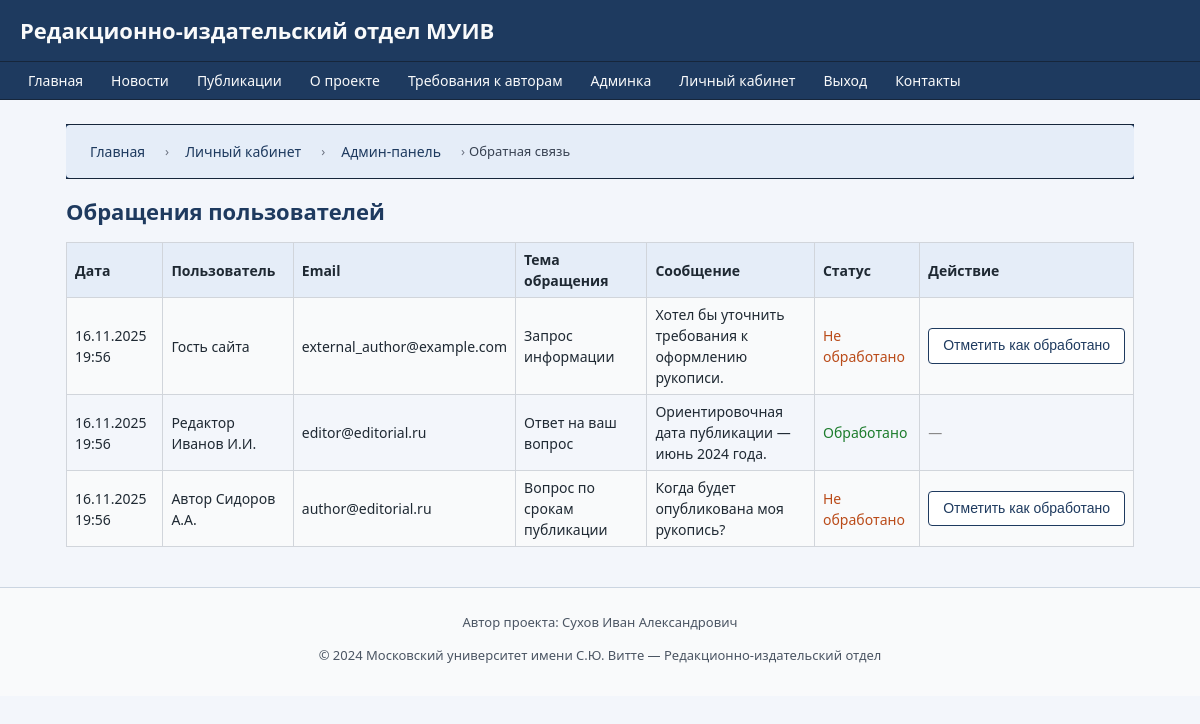
Screenshot of /admin/contacts (signed in) with the database file from the repository.
### models.py (models this page shows)
class Message(db.Model):
    __tablename__ = 'messages'
    id = db.Column(db.Integer, primary_key=True)
    sender_id = db.Column(db.Integer, db.ForeignKey('users.id'), nullable=True)
    sender_email = db.Column(db.String(128), nullable=True)
    subject = db.Column(db.String(256), nullable=False)
    body = db.Column(db.Text, nullable=False)
    sent_at = db.Column(db.DateTime, default=datetime.utcnow)
    status = db.Column(db.String(16), default='new')  # new, done
    is_read = db.Column(db.Boolean, default=False)

class User(db.Model):
    __tablename__ = 'users'
    id = db.Column(db.Integer, primary_key=True)
    full_name = db.Column(db.String(128), nullable=False)
    email = db.Column(db.String(128), unique=True, nullable=False)
    password_hash = db.Column(db.String(128), nullable=False)
    role = db.Column(db.String(32), nullable=False)  # author, staff, reviewer, admin
    registered_at = db.Column(db.DateTime, default=datetime.utcnow)
    is_blocked = db.Column(db.Boolean, default=False)
    manuscripts = db.relationship('Manuscript', backref='author', lazy=True)
    reviews_made = db.relationship('Review', foreign_keys='Review.reviewer_id',
                                   backref='reviewer_user', lazy=True)
    messages_sent = db.relationship('Message', backref='sender', lazy=True)
    history_entries = db.relationship('ManuscriptHistory',
                                      backref='actor',
                                      lazy=True,
                                      foreign_keys='ManuscriptHistory.actor_id')

### routes.py (the view, shortened to what this page needs)
@routes.route('/admin/contacts', methods=['GET', 'POST'])
@login_required('admin')
def admin_contacts():
    contacts = Message.query.order_by(Message.sent_at.desc()).all()
    return render_template(
        'admin/contacts_list.html',
        contacts=contacts,
        user=current_user(),
        breadcrumbs=[
            ("Главная", url_for('routes.index')),
            ("Личный кабинет", url_for('routes.lk')),
            ("Админ-панель", url_for('routes.admin_dashboard')),
            ("Обратная связь", None)
        ]
    )

### routes.py (called while the page is built)
def current_user():
    uid = session.get('user_id')
    if uid:
        return User.query.get(uid)
    return None

def login_required(role=None):
    def wrapper(f):
        from functools import wraps
        @wraps(f)
        def decorated_function(*args, **kwargs):
            user = current_user()
            if not user:
                flash("Для доступа требуется вход.", "warning")
                return redirect(url_for('routes.login'))
            if role and user.role != role:
                flash("Недостаточно прав.", "danger")
                return redirect(url_for('routes.index'))
            return f(*args, **kwargs)
        return decorated_function
    return wrapper

### templates/admin/contacts_list.html (shortened to what this page needs)
{% extends "base.html" %}
{% block content %}
<h2>Обращения пользователей</h2>
{% if contacts %}
    <table class="table-striped">
        <tr>
            <th>Дата</th>
            <th>Пользователь</th>
            <th>Email</th>
            <th>Тема обращения</th>
            <th>Сообщение</th>
            <th>Статус</th>
            <th>Действие</th>
        </tr>
        {% for c in contacts %}
        <tr>
            <td>{{ c.sent_at.strftime('%d.%m.%Y %H:%M') }}</td>
            <td>
                {% if c.sender %}
                    {{ c.sender.full_name }}
                {% else %}
                    Гость сайта
                {% endif %}
            </td>
            <td>
                {% if c.sender %}
                    {{ c.sender.email }}
                {% else %}
                    {{ c.sender_email or '—' }}
                {% endif %}
            </td>
            <td>{{ c.subject }}</td>
            <td style="max-width:260px; white-space:pre-line;">{{ c.body }}</td>
            <td>
                {% if c.status == 'new' %}
                    <span style="color:#ba4b19;">Не обработано</span>
                {% elif c.status == 'done' %}
                    <span style="color:#1c7c2c;">Обработано</span>
                {% else %}
                    {{ c.status }}
                {% endif %}
            </td>
            <td>
                {% if c.status != 'done' %}
                <form method="post" action="{{ url_for('routes.admin_contacts') }}" style="display:inline;">
                    <button type="submit" class="btn btn-outline" onclick="return confirm('Отметить обращение как обработанное?')">Отметить как обработано</button>
                </form>
                {% else %}
                    <span style="color:#888;">—</span>
                {% endif %}
            </td>
        </tr>
        {% endfor %}
    </table>
{% else %}
    <p>Обращений пока нет.</p>
{% endif %}
{% endblock %}

### static/css/main.css (style rules this page uses)
* { box-sizing: border-box; }
html, body { margin: 0; padding: 0; }
body { font-family: system-ui, -apple-system, BlinkMacSystemFont, "Segoe UI", sans-serif; font-size: 15px; line-height: 1.5; background: #f3f6fb; color: #1f2933; }
.btn { display: inline-block; padding: 7px 14px; font-size: 14px; line-height: 1.4; border-radius: 4px; border: 1px solid transparent; cursor: pointer; text-decoration: none; text-align: center; white-space: nowrap; transition: background 0.15s ease, color 0.15s ease, border-color 0.15s ease, transform 0.08s ease; }
.btn-outline { background: #ffffff; color: #1e3a5f; border-color: #1e3a5f; }
table { border-collapse: collapse; width: 100%; }
.table-striped th, .table-striped td { border: 1px solid #d1d5db; padding: 6px 8px; font-size: 14px; }
.table-striped th { background: #e5edf8; text-align: left; }
.table-striped tr:nth-child(even) td { background: #f9fafb; }

### static/css/custom.css (style rules this page uses)
h2 { margin-top: 0; margin-bottom: 14px; font-size: 22px; color: #1e3a5f; }

### rows the page displays
Message: sent_at "16.11.2025 19:56", shows "Гость сайта", sender_email "external_author@example.com", subject "Запрос информации", body "Хотел бы уточнить требования к оформлению рукописи.", status "Не обработано"
Message: sent_at "16.11.2025 19:56", sender.full_name "Редактор Иванов И.И.", sender.email "editor@editorial.ru", subject "Ответ на ваш вопрос", body "Ориентировочная дата публикации — июнь 2024 года.", status "Обработано"
Message: sent_at "16.11.2025 19:56", sender.full_name "Автор Сидоров А.А.", sender.email "author@editorial.ru", subject "Вопрос по срокам публикации", body "Когда будет опубликована моя рукопись?", status "Не обработано"

### other values shown
{{ title }} "Главная" "Личный кабинет" "Админ-панель"
{{ title }} "Обратная связь"
